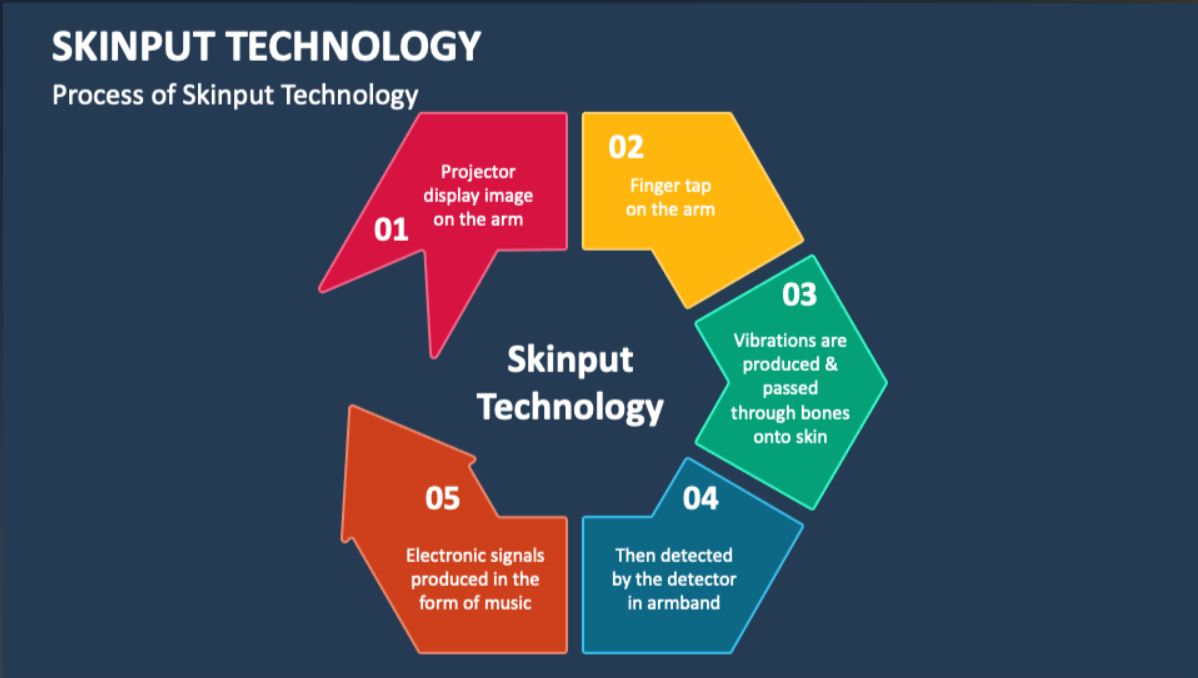
#> input picture Screenshot 2025-05-08 221206.png, 1198 x 678 px, found by its file name
$ python task2.py
#> lines starting #> are read from the running program, lines starting #| are printed output that depends on the picture
import cv2
import numpy as np

# Read Image
img = cv2.imread("C:/Users/Basavaraj Kulkarani/OneDrive/Desktop/DSC/image_and_video_processing-/Screenshot 2025-05-08 221206.png")  # Change filename
#> img is the input picture: shape (678, 1198, 3); mean B, G, R 86.4, 73.7, 63.1
h, w, c = img.shape
#> h = 678; w = 1198; c = 3

# Mid points
mid_h, mid_w = h // 2, w // 2
#> mid_h = 339; mid_w = 599

# Create blank image
output = np.zeros_like(img)

# Split quadrants
Q1 = img[:mid_h, :mid_w]      # Top-left
Q2 = img[:mid_h, mid_w:]      # Top-right
Q3 = img[mid_h:, :mid_w]      # Bottom-left
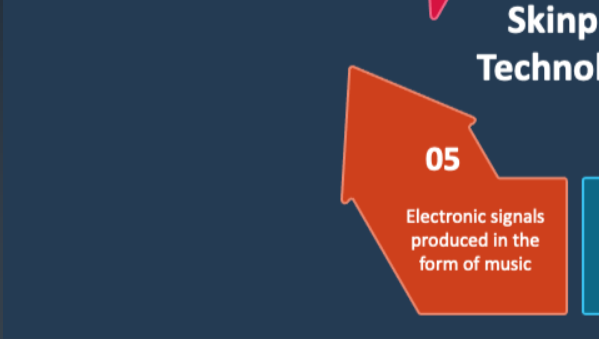
#> Q3: shape (339, 599, 3); mean B, G, R 79.4, 66.4, 72
Q4 = img[mid_h:, mid_w:]      # Bottom-right
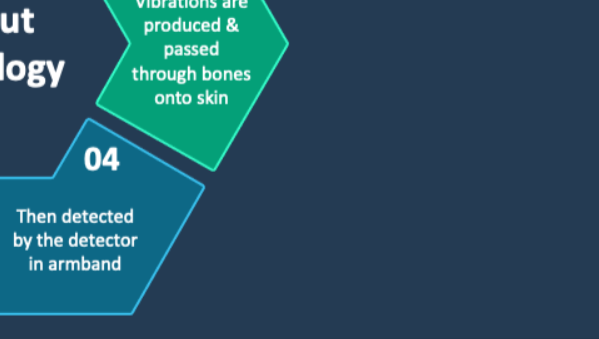
#> Q4: shape (339, 599, 3); mean B, G, R 99.3, 81.5, 37.1

# Make 1st quadrant Red only
R = Q1.copy()
R[:, :, 1] = 0      # remove G
R[:, :, 2] = 0      # remove B

# Make 2nd quadrant Green only
G = Q2.copy()
G[:, :, 0] = 0      # remove B
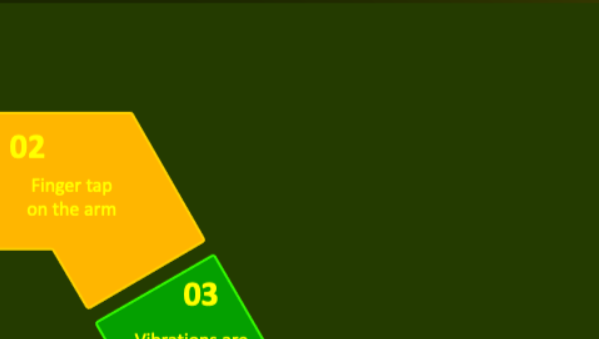
#> G: shape (339, 599, 3); mean B, G, R 0, 81.1, 65.8
G[:, :, 2] = 0      # remove R
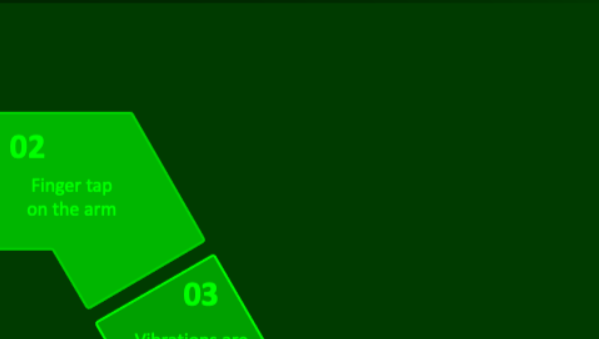
#> G: shape (339, 599, 3); mean B, G, R 0, 81.1, 0

# Make 3rd quadrant Blue only
B = Q3.copy()
B[:, :, 1] = 0      # remove G
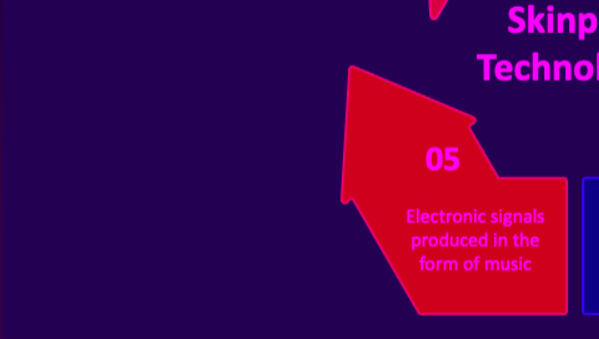
#> B: shape (339, 599, 3); mean B, G, R 79.4, 0, 72
B[:, :, 2] = 0      # remove R
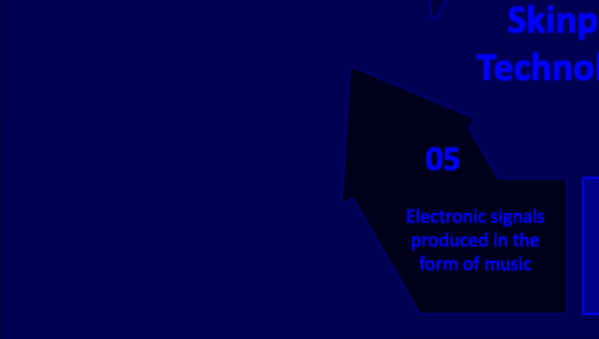
#> B: shape (339, 599, 3); mean B, G, R 79.4, 0, 0

# 4th quadrant Original → Q4

# Place into output image
output[:mid_h, :mid_w] = R
output[:mid_h, mid_w:] = G
output[mid_h:, :mid_w] = B
output[mid_h:, mid_w:] = Q4
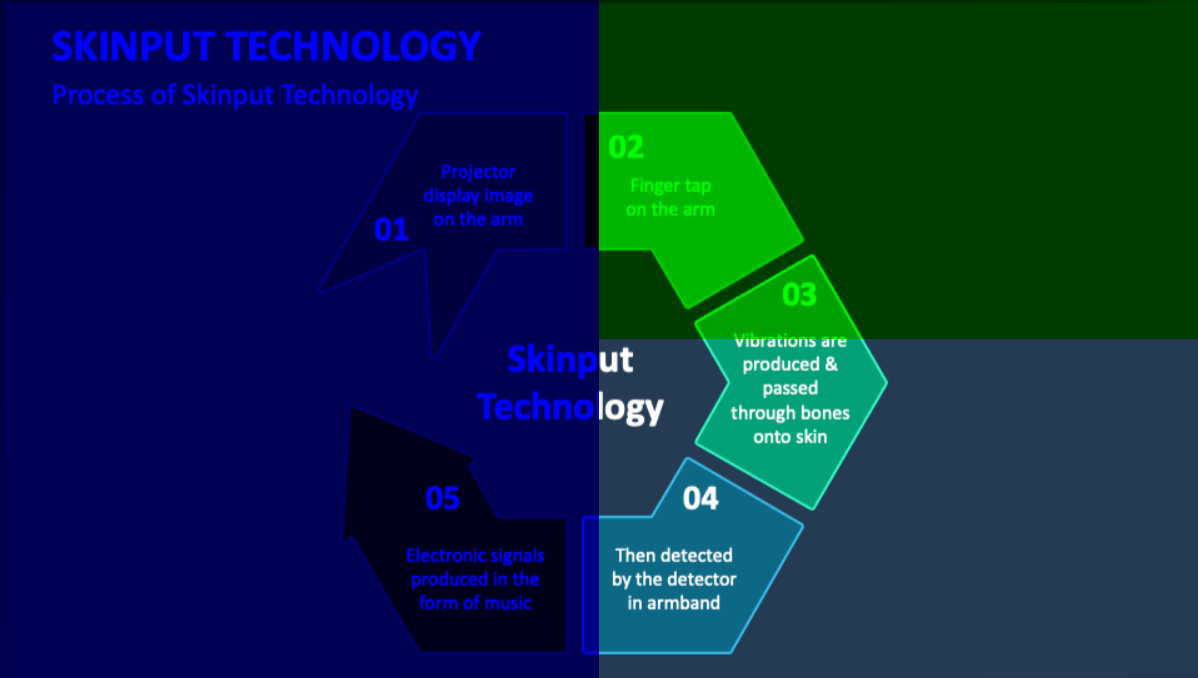
#> output: shape (678, 1198, 3); mean B, G, R 67, 40.6, 9.3

# Display
cv2.imshow("Quadrant Color Manipulation", output)
cv2.waitKey(0)
cv2.destroyAllWindows()

$ run again, with Screenshot 2025-05-08 221242.png copied over Screenshot 2025-05-08 221206.png
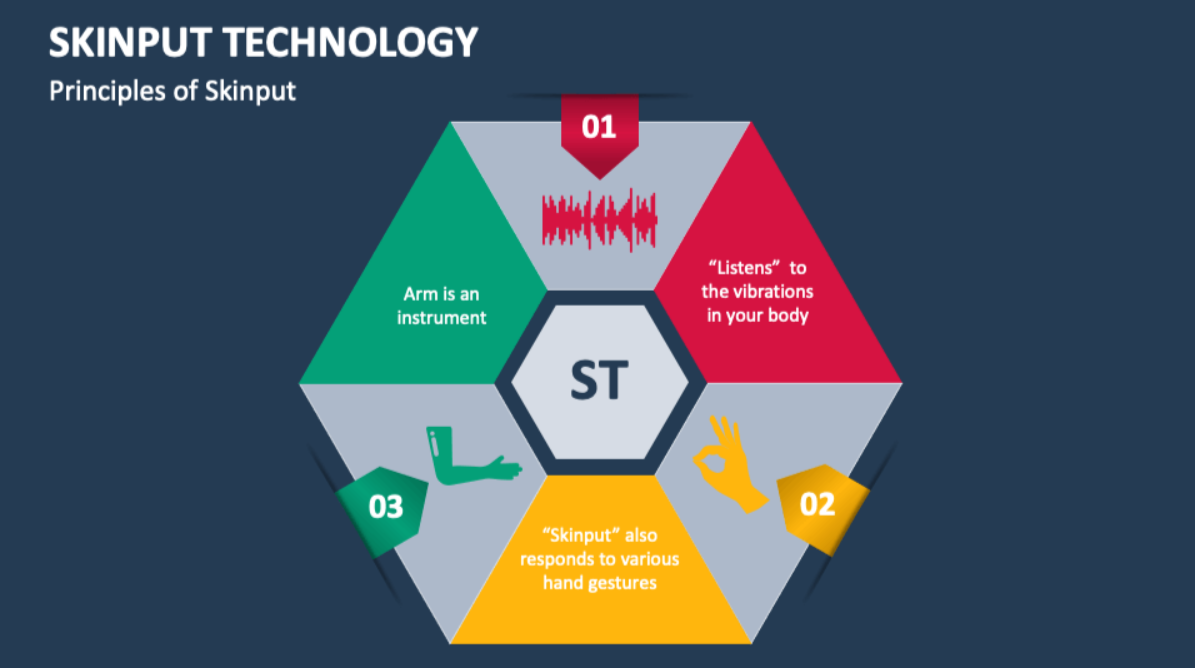
#> input picture Screenshot 2025-05-08 221242.png, 1195 x 668 px, found by its file name
#> img is the input picture: shape (668, 1195, 3); mean B, G, R 99.5, 88.8, 77
#> `B[:, :, 2] = 0`:
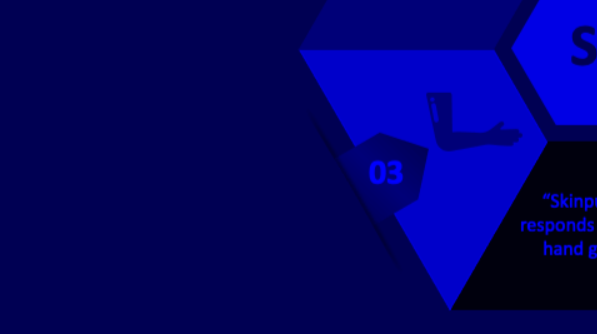
#> B: shape (334, 597, 3); mean B, G, R 104.5, 0, 0
#> `output[mid_h:, mid_w:] = Q4`:
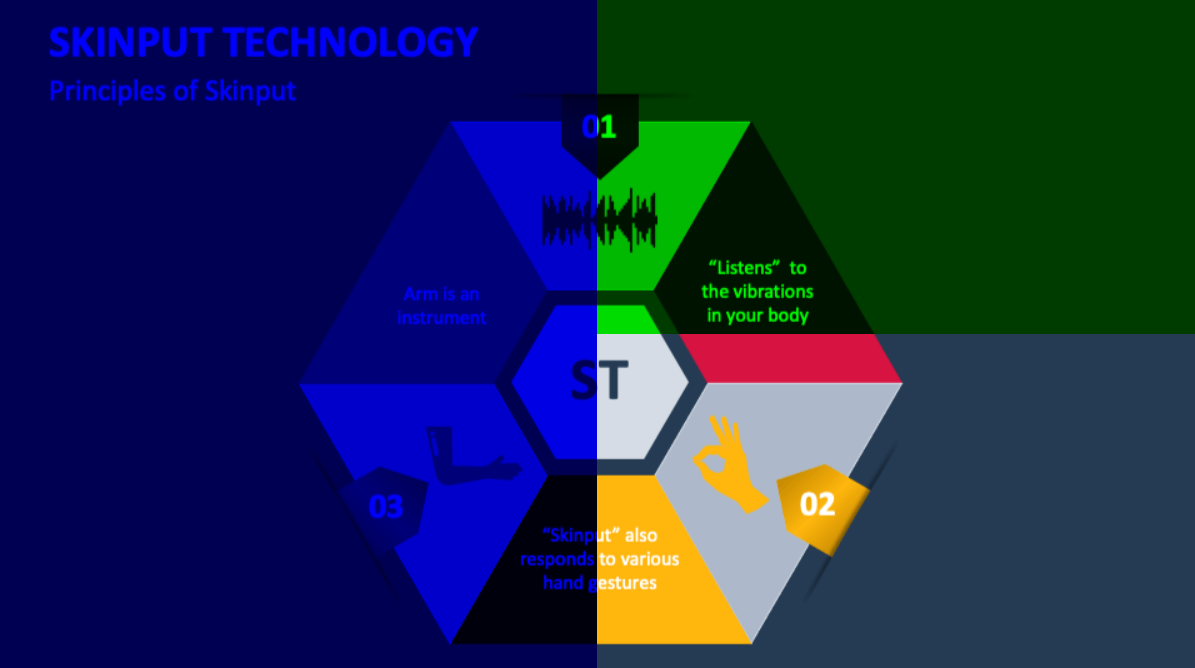
#> output: shape (668, 1195, 3); mean B, G, R 76.6, 40.9, 24.9
